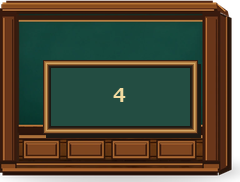
#> input picture rooms/gallery2/wall3.png, 240 x 182 px; its folder holds 4 pictures in this run
$ python finalize_gallery2_preview.py
#> lines starting #> are read from the running program, lines starting #| are printed output that depends on the picture
from pathlib import Path
from PIL import Image,ImageDraw,ImageFont
import json
root=Path(__file__).resolve().parents[1]
folder=root/'rooms/gallery2'
for i in (3,4,5):
 p=folder/f'wall{i}.png'
 im=Image.open(p).convert('RGBA')
#> im is the input picture: PIL image 240x182 RGBA; mean R, G, B, A 62.7, 58.5, 39.5, 236.3
 d=ImageDraw.Draw(im)
 color=im.getpixel((90,93))
#> color = (35, 77, 66, 255)
 d.rectangle((107,81,135,110),fill=color)
 font=ImageFont.truetype('C:/Windows/Fonts/arialbd.ttf',19)
 d.text((120,96),str(i),font=font,fill='#f5dfb5',anchor='mm')
 im.save(p)
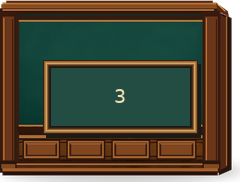
#> saved as wall3.png: PIL image 240x182 RGBA; mean R, G, B, A 62.6, 58.5, 39.5, 236.3; transparent parts drawn white
cat=root/'rooms/catalog.json'
#> (the run stopped early here; a loop or call above may not have finished)
